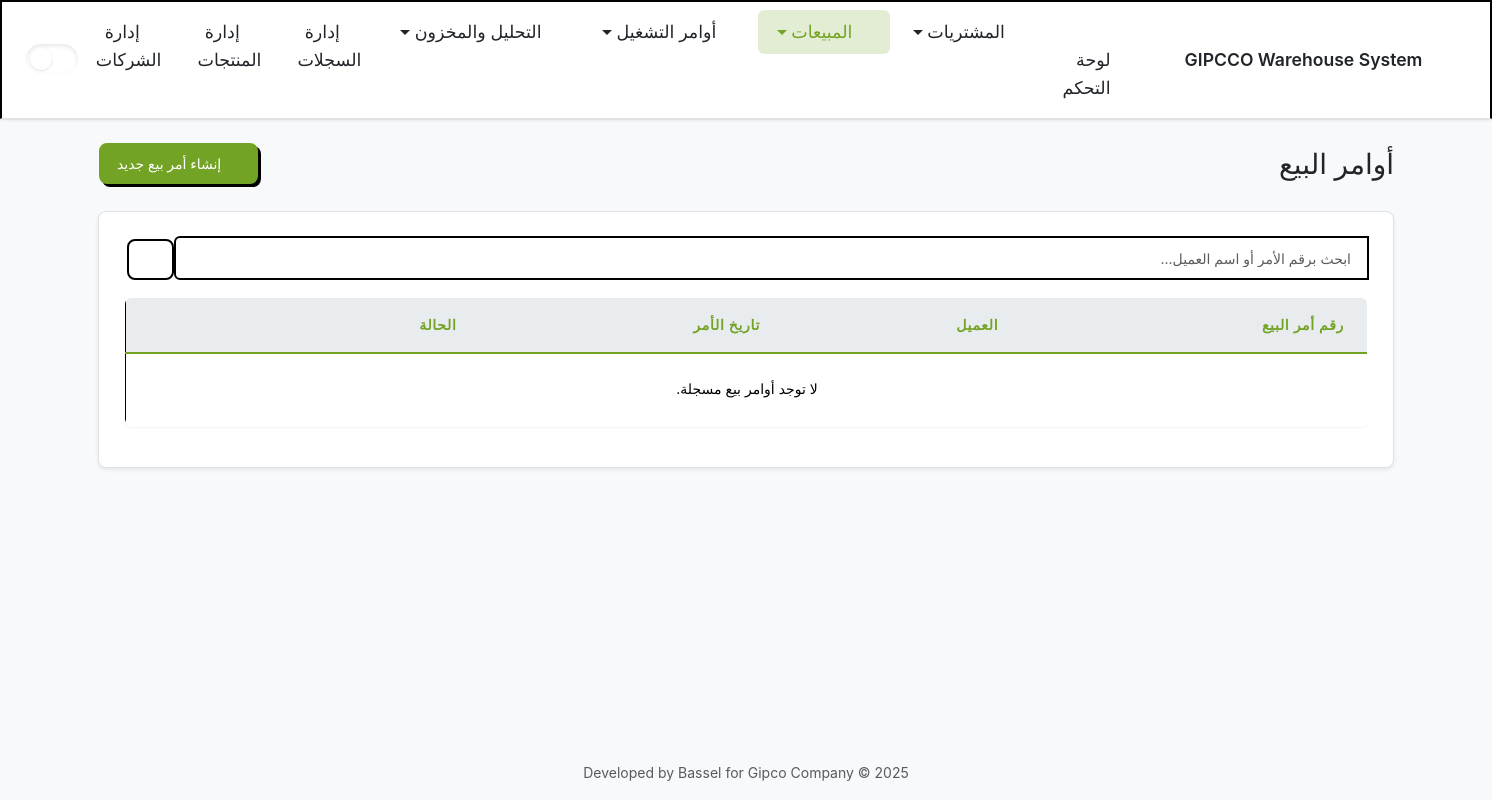
The page /sales_orders/ on the database as committed earlier.
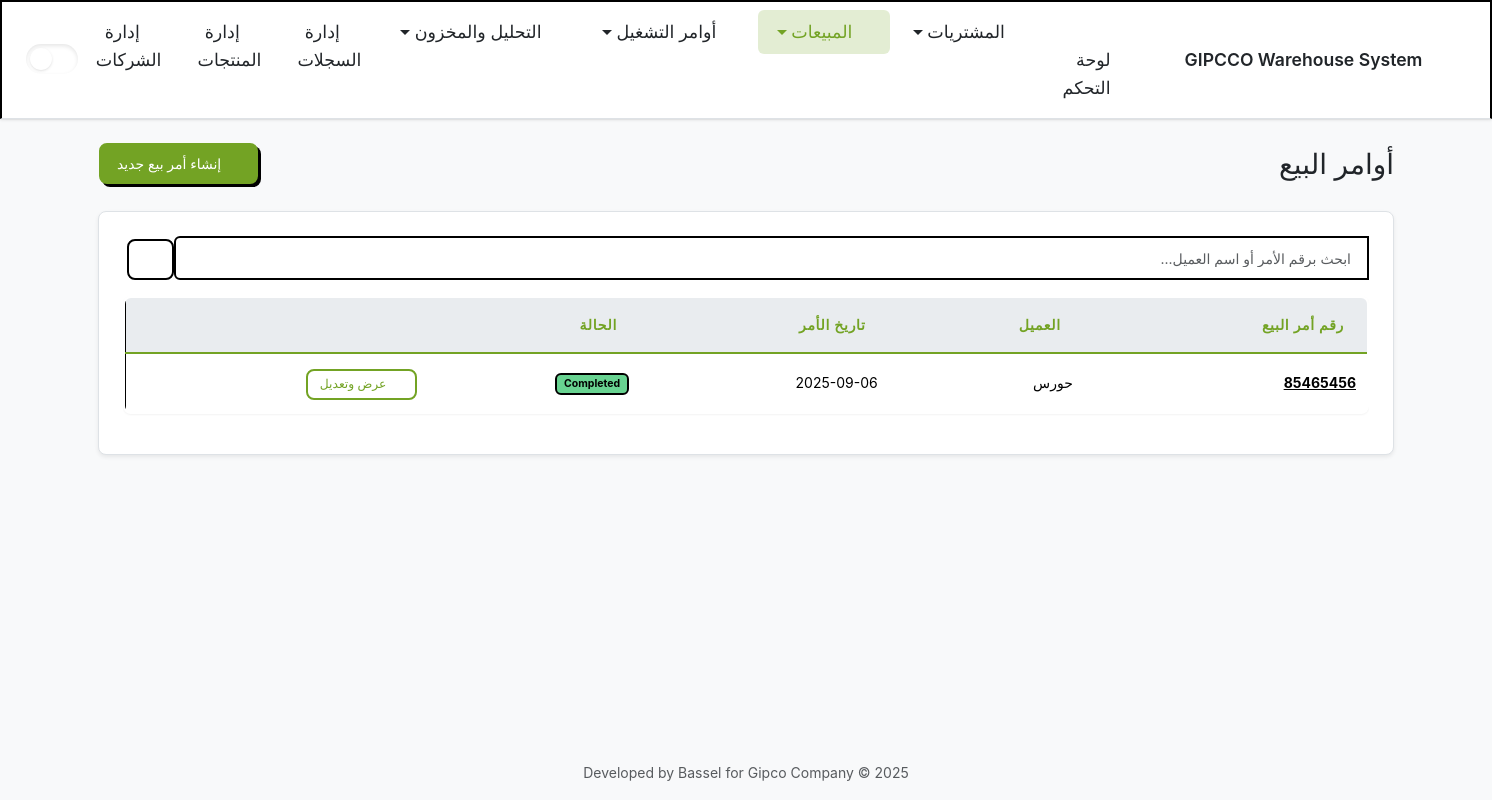
The same page on the database as committed later.
### inventory/models.py (models this page shows, shortened)
class SalesOrder(models.Model):
    class Status(models.TextChoices):
        DRAFT = 'draft', _('Draft')
        PENDING = 'pending', _('Pending Shipment')
        PARTIALLY_SHIPPED = 'partially_shipped', _('Partially Shipped')
        COMPLETED = 'completed', _('Completed')
        CANCELLED = 'cancelled', _('Cancelled')
    customer = models.ForeignKey(
        Customer,
        on_delete=models.PROTECT,
        related_name='sales_orders',
        verbose_name=_("Customer")
    )
    order_date = models.DateField(verbose_name=_("Order Date"))
    so_number = models.CharField(max_length=100, unique=True, verbose_name=_("Sales Order Number"))
    status = models.CharField(
        max_length=20,
        choices=Status.choices,
        default=Status.PENDING,
        verbose_name=_("Status")
    )
    notes = models.TextField(blank=True, null=True, verbose_name=_("Notes"))
    class Meta:
        db_table = 'sales_orders'
        verbose_name = _("Sales Order")
        verbose_name_plural = _("Sales Orders")
        ordering = ['-order_date']

class Customer(models.Model):
    name = models.CharField(max_length=255, unique=True, verbose_name=_("Customer Name"))
    address = models.TextField(blank=True, null=True, verbose_name=_("Address"))
    contact_info = models.TextField(blank=True, null=True, verbose_name=_("Contact Info"))
    class Meta:
        db_table = 'customers'
        verbose_name = _("Customer")
        verbose_name_plural = _("Customers")
        ordering = ['name']

### inventory/views/sales.py (the view)
# urls.py: path('sales_orders/', sales_orders, name='sales_orders'),
def sales_orders(request: HttpRequest) -> HttpResponse:
    search_query = request.GET.get('q', '').strip()
    so_list = SalesOrder.objects.select_related('customer').all()
    if search_query:
        so_list = so_list.filter(
            Q(so_number__icontains=search_query) |
            Q(customer__name__icontains=search_query)
        )
    context = {
        'active_page': 'sales',
        'sales_orders': so_list,
        'search_query': search_query,
    }
    if 'X-Partial-Request' in request.headers:
        return render(request, 'inventory/partials/sales_orders_content.html', context)
    return render(request, 'inventory/sales_orders.html', context)

### inventory/templatetags/inventory_extras.py (called while the page is built)
@register.filter
def so_status_badge(status):
    status_map = {
        'draft': 'secondary',
        'pending': 'warning',
        'partially_shipped': 'info',
        'completed': 'success',
        'cancelled': 'danger',
    }
    return status_map.get(status, 'secondary') # Return 'secondary' as a default

### inventory/templates/inventory/sales_orders.html
{% extends "inventory/layout.html" %}
{% block content %}
  {% include "inventory/partials/sales_orders_content.html" %}
{% endblock content %}

### inventory/templates/inventory/partials/sales_orders_content.html
{% load inventory_extras %}
<div class="d-flex justify-content-between align-items-center mb-4">
    <h1 class="h2 mb-0">أوامر البيع</h1>
    <a href="{% url 'inventory:create_sales_order' %}" class="btn btn-primary">
        <i class="bi bi-plus-lg me-2"></i>إنشاء أمر بيع جديد
    </a>
</div>
<div class="card shadow-sm">
    <div class="card-body">
        <form method="GET" action="{% url 'inventory:sales_orders' %}" class="mb-3">
            <div class="input-group">
                <input type="text" name="q" class="form-control" placeholder="ابحث برقم الأمر أو اسم العميل..." value="{{ search_query|default:'' }}">
                <button class="btn btn-outline-secondary" type="submit"><i class="bi bi-search"></i></button>
            </div>
        </form>
        <div class="table-responsive">
            <table class="table table-hover align-middle">
                <thead class="table-light">
                    <tr>
                        <th>رقم أمر البيع</th>
                        <th>العميل</th>
                        <th>تاريخ الأمر</th>
                        <th>الحالة</th>
                        <th></th>
                    </tr>
                </thead>
                <tbody>
                    {% for so in sales_orders %}
                    <tr>
                        <td><a href="{% url 'inventory:view_sales_order' so.id %}"><strong>{{ so.so_number }}</strong></a></td>
                        <td>{{ so.customer.name }}</td>
                        <td>{{ so.order_date|date:"Y-m-d" }}</td>
                        <td><span class="badge text-bg-{{ so.status|so_status_badge }}">{{ so.get_status_display }}</span></td>
                        <td class="text-end">
                            <a href="{% url 'inventory:view_sales_order' so.id %}" class="btn btn-sm btn-outline-primary">
                                <i class="bi bi-eye-fill me-1"></i> عرض وتعديل
                            </a>
                        </td>
                    </tr>
                    {% empty %}
                    <tr>
                        <td colspan="5" class="text-center p-4">لا توجد أوامر بيع مسجلة.</td>
                    </tr>
                    {% endfor %}
                </tbody>
            </table>
        </div>
    </div>
</div>

Rows that differ between the two databases and show on the page:
added SalesOrder: so_number "85465456", customer.name "حورس", order_date "2025-09-06", status "Completed"
Other text that changed with them:
text no longer shown: "لا توجد أوامر بيع مسجلة."
